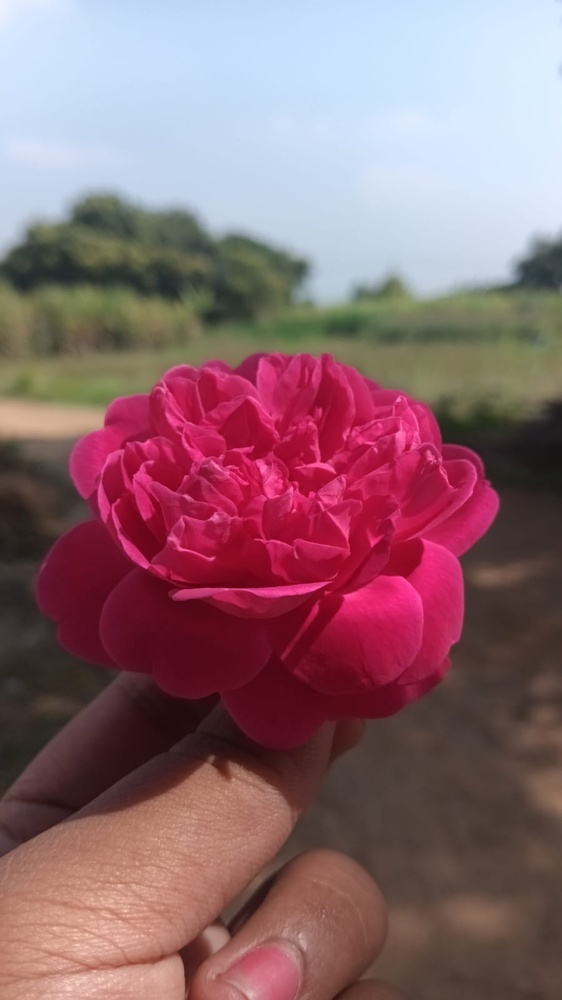
#> input picture rose.jpeg, 562 x 1000 px, shrunk from 900 x 1600 before the run
$ jupyter execute Ex-3.ipynb
#> lines starting #> are read from the running program, lines starting #| are printed output that depends on the picture
# Ex. No: 03
# Histogram processing

# Name : JANANI S

# Reg. No : 212223230086

[cell 1]
import cv2
import numpy as np
import matplotlib.pyplot as plt

image = cv2.imread('rose.jpeg')
#> image is the input picture: shape (1000, 562, 3); mean B, G, R 113.3, 105.1, 141.4

gray_image = cv2.cvtColor(image, cv2.COLOR_BGR2GRAY)
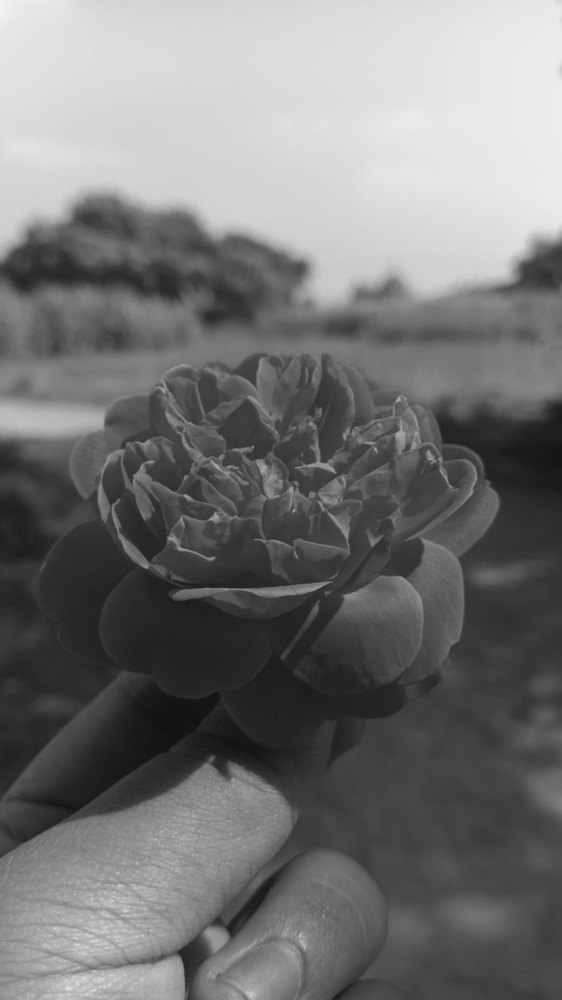
#> gray_image: shape (1000, 562); min 17, max 242, mean 116.9

hist_original = cv2.calcHist([gray_image], [0], None, [256], [0, 256])
#> hist_original = 256 values, max 8683 at index 220, min 0 at index 0, mean 2195.3

equalized_image = cv2.equalizeHist(gray_image)
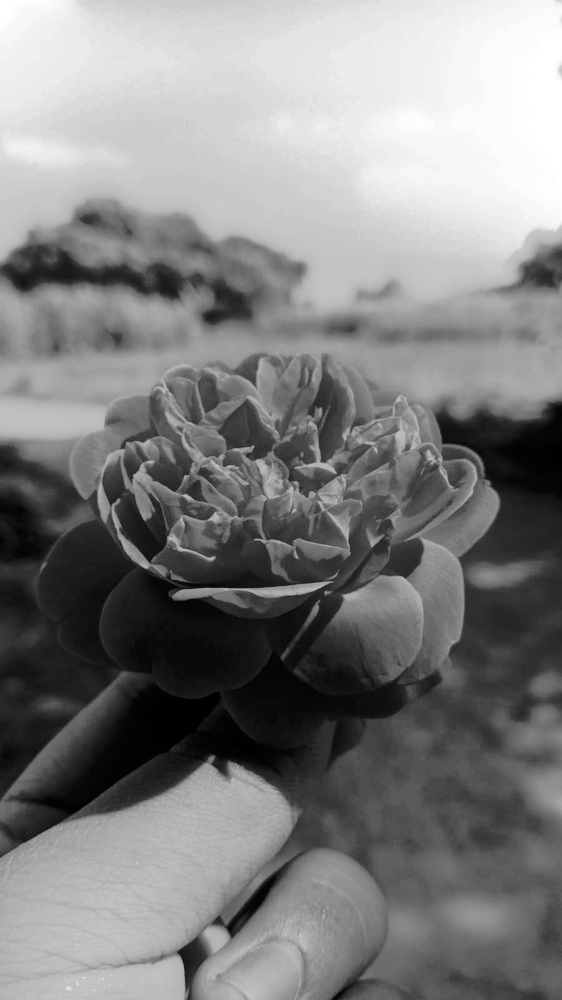
#> equalized_image: shape (1000, 562); min 0, max 255, mean 128.4

hist_equalized = cv2.calcHist([equalized_image], [0], None, [256], [0, 256])
#> hist_equalized = 256 values, max 8683 at index 227, min 0 at index 9, mean 2195.3

plt.figure(figsize=(10, 7))

plt.subplot(2, 2, 1)
plt.imshow(gray_image, cmap='gray')
plt.title('Original Grayscale Image')
plt.axis('off')

plt.subplot(2, 2, 2)
plt.imshow(equalized_image, cmap='gray')
plt.title('Equalized Image')
plt.axis('off')

plt.subplot(2, 2, 3)
plt.plot(hist_original, color='black')
plt.title('Original Histogram')
plt.xlim([0, 256])


plt.subplot(2, 2, 4)
plt.plot(hist_equalized, color='black')
plt.title('Equalized Histogram')
plt.xlim([0, 256])

plt.tight_layout()
plt.show()
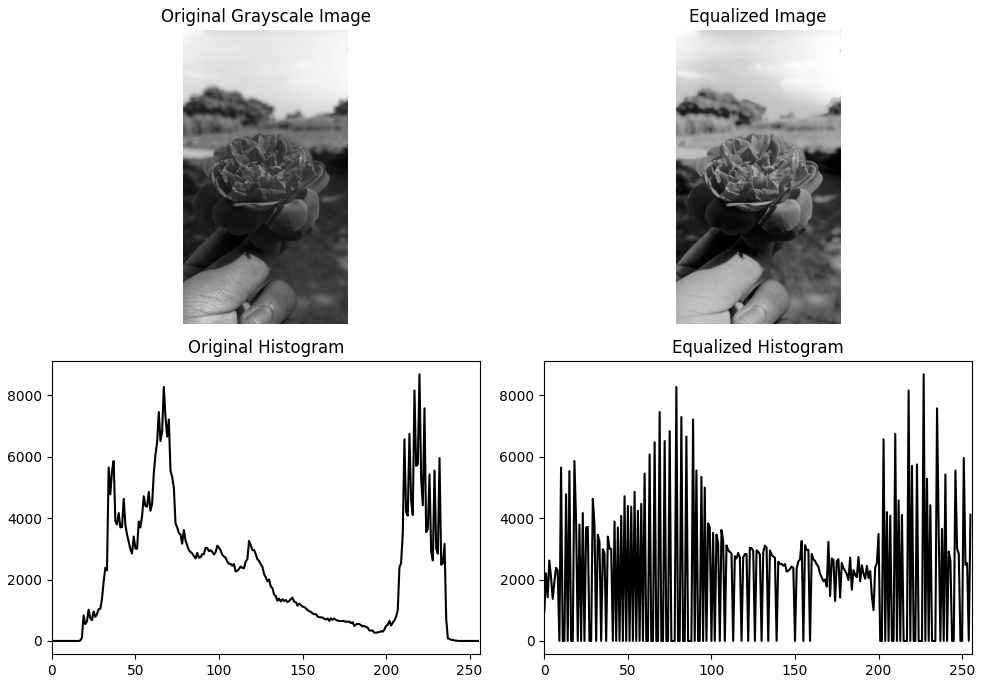
#> figure drawn by matplotlib, 4 panels; panel 3: curve peaks at x = 220, y = 8683; panel 4: curve peaks at x = 227, y = 8683
